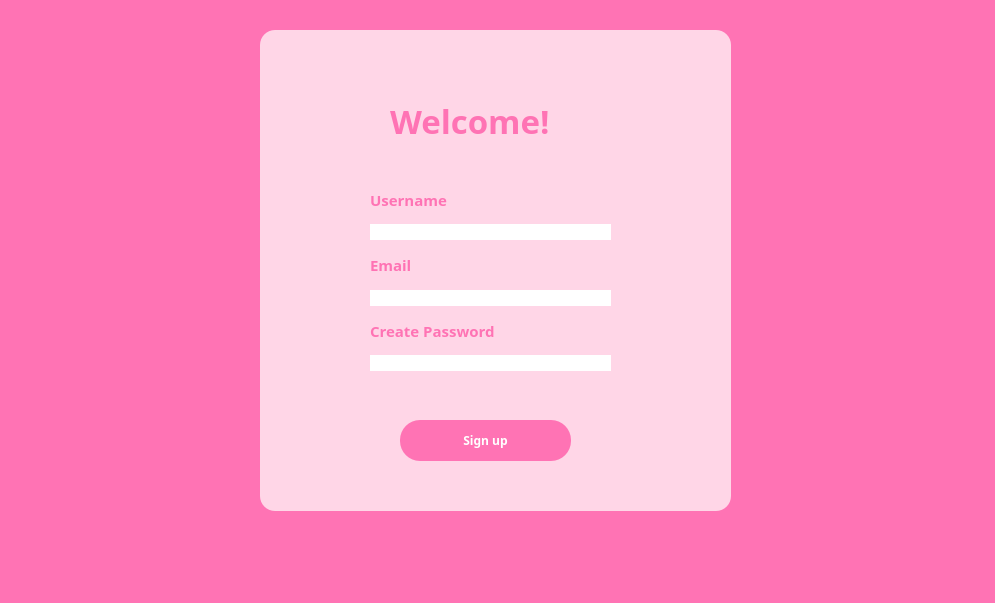
<?xml version="1.0" encoding="UTF-8"?>
<ui version="4.0">
 <class>MainWindow</class>
 <widget class="QMainWindow" name="MainWindow">
  <property name="geometry">
   <rect>
    <x>0</x>
    <y>0</y>
    <width>995</width>
    <height>603</height>
   </rect>
  </property>
  <property name="windowTitle">
   <string>MainWindow</string>
  </property>
  <property name="styleSheet">
   <string notr="true">background-color: #ff73b4; </string>
  </property>
  <widget class="QWidget" name="centralwidget">
   <widget class="QFrame" name="frame">
    <property name="geometry">
     <rect>
      <x>260</x>
      <y>30</y>
      <width>471</width>
      <height>481</height>
     </rect>
    </property>
    <property name="styleSheet">
     <string notr="true">background-color: #ffd6e7;
border-radius: 15px;</string>
    </property>
    <property name="frameShape">
     <enum>QFrame::StyledPanel</enum>
    </property>
    <property name="frameShadow">
     <enum>QFrame::Raised</enum>
    </property>
    <widget class="QLabel" name="label_4">
     <property name="geometry">
      <rect>
       <x>130</x>
       <y>30</y>
       <width>351</width>
       <height>121</height>
      </rect>
     </property>
     <property name="font">
      <font>
       <family>Segoe UI Black</family>
       <pointsize>25</pointsize>
       <weight>75</weight>
       <bold>true</bold>
      </font>
     </property>
     <property name="autoFillBackground">
      <bool>false</bool>
     </property>
     <property name="styleSheet">
      <string notr="true">color: #ff73b4; 
</string>
     </property>
     <property name="text">
      <string>Welcome!</string>
     </property>
    </widget>
    <widget class="QWidget" name="verticalLayoutWidget">
     <property name="geometry">
      <rect>
       <x>100</x>
       <y>140</y>
       <width>261</width>
       <height>211</height>
      </rect>
     </property>
     <layout class="QVBoxLayout" name="verticalLayout">
      <property name="spacing">
       <number>5</number>
      </property>
      <property name="leftMargin">
       <number>10</number>
      </property>
      <property name="topMargin">
       <number>10</number>
      </property>
      <property name="rightMargin">
       <number>10</number>
      </property>
      <property name="bottomMargin">
       <number>10</number>
      </property>
      <item>
       <widget class="QLabel" name="label">
        <property name="palette">
         <palette>
          <active>
           <colorrole role="WindowText">
            <brush brushstyle="SolidPattern">
             <color alpha="255">
              <red>255</red>
              <green>115</green>
              <blue>180</blue>
             </color>
            </brush>
           </colorrole>
           <colorrole role="Button">
            <brush brushstyle="SolidPattern">
             <color alpha="255">
              <red>255</red>
              <green>214</green>
              <blue>231</blue>
             </color>
            </brush>
           </colorrole>
           <colorrole role="Text">
            <brush brushstyle="SolidPattern">
             <color alpha="255">
              <red>255</red>
              <green>115</green>
              <blue>180</blue>
             </color>
            </brush>
           </colorrole>
           <colorrole role="ButtonText">
            <brush brushstyle="SolidPattern">
             <color alpha="255">
              <red>255</red>
              <green>115</green>
              <blue>180</blue>
             </color>
            </brush>
           </colorrole>
           <colorrole role="Base">
            <brush brushstyle="SolidPattern">
             <color alpha="255">
              <red>255</red>
              <green>214</green>
              <blue>231</blue>
             </color>
            </brush>
           </colorrole>
           <colorrole role="Window">
            <brush brushstyle="SolidPattern">
             <color alpha="255">
              <red>255</red>
              <green>214</green>
              <blue>231</blue>
             </color>
            </brush>
           </colorrole>
          </active>
          <inactive>
           <colorrole role="WindowText">
            <brush brushstyle="SolidPattern">
             <color alpha="255">
              <red>255</red>
              <green>115</green>
              <blue>180</blue>
             </color>
            </brush>
           </colorrole>
           <colorrole role="Button">
            <brush brushstyle="SolidPattern">
             <color alpha="255">
              <red>255</red>
              <green>214</green>
              <blue>231</blue>
             </color>
            </brush>
           </colorrole>
           <colorrole role="Text">
            <brush brushstyle="SolidPattern">
             <color alpha="255">
              <red>255</red>
              <green>115</green>
              <blue>180</blue>
             </color>
            </brush>
           </colorrole>
           <colorrole role="ButtonText">
            <brush brushstyle="SolidPattern">
             <color alpha="255">
              <red>255</red>
              <green>115</green>
              <blue>180</blue>
             </color>
            </brush>
           </colorrole>
           <colorrole role="Base">
            <brush brushstyle="SolidPattern">
             <color alpha="255">
              <red>255</red>
              <green>214</green>
              <blue>231</blue>
             </color>
            </brush>
           </colorrole>
           <colorrole role="Window">
            <brush brushstyle="SolidPattern">
             <color alpha="255">
              <red>255</red>
              <green>214</green>
              <blue>231</blue>
             </color>
            </brush>
           </colorrole>
          </inactive>
          <disabled>
           <colorrole role="WindowText">
            <brush brushstyle="SolidPattern">
             <color alpha="255">
              <red>255</red>
              <green>115</green>
              <blue>180</blue>
             </color>
            </brush>
           </colorrole>
           <colorrole role="Button">
            <brush brushstyle="SolidPattern">
             <color alpha="255">
              <red>255</red>
              <green>214</green>
              <blue>231</blue>
             </color>
            </brush>
           </colorrole>
           <colorrole role="Text">
            <brush brushstyle="SolidPattern">
             <color alpha="255">
              <red>255</red>
              <green>115</green>
              <blue>180</blue>
             </color>
            </brush>
           </colorrole>
           <colorrole role="ButtonText">
            <brush brushstyle="SolidPattern">
             <color alpha="255">
              <red>255</red>
              <green>115</green>
              <blue>180</blue>
             </color>
            </brush>
           </colorrole>
           <colorrole role="Base">
            <brush brushstyle="SolidPattern">
             <color alpha="255">
              <red>255</red>
              <green>214</green>
              <blue>231</blue>
             </color>
            </brush>
           </colorrole>
           <colorrole role="Window">
            <brush brushstyle="SolidPattern">
             <color alpha="255">
              <red>255</red>
              <green>214</green>
              <blue>231</blue>
             </color>
            </brush>
           </colorrole>
          </disabled>
         </palette>
        </property>
        <property name="font">
         <font>
          <family>Gill Sans MT</family>
          <pointsize>11</pointsize>
          <weight>75</weight>
          <bold>true</bold>
         </font>
        </property>
        <property name="styleSheet">
         <string notr="true">color: #ff73b4; </string>
        </property>
        <property name="text">
         <string>Username</string>
        </property>
       </widget>
      </item>
      <item>
       <widget class="QLineEdit" name="lineEdit">
        <property name="sizePolicy">
         <sizepolicy hsizetype="Expanding" vsizetype="Fixed">
          <horstretch>0</horstretch>
          <verstretch>0</verstretch>
         </sizepolicy>
        </property>
        <property name="styleSheet">
         <string notr="true">background-color: white;
border-radius: 20px;
</string>
        </property>
       </widget>
      </item>
      <item>
       <widget class="QLabel" name="label_2">
        <property name="font">
         <font>
          <family>Gill Sans MT</family>
          <pointsize>11</pointsize>
          <weight>75</weight>
          <bold>true</bold>
         </font>
        </property>
        <property name="styleSheet">
         <string notr="true">color: #ff73b4; </string>
        </property>
        <property name="text">
         <string>Email</string>
        </property>
       </widget>
      </item>
      <item>
       <widget class="QLineEdit" name="lineEdit_2">
        <property name="styleSheet">
         <string notr="true">background-color: white;
border-radius: 20px;</string>
        </property>
       </widget>
      </item>
      <item>
       <widget class="QLabel" name="label_3">
        <property name="font">
         <font>
          <family>Gill Sans MT</family>
          <pointsize>11</pointsize>
          <weight>75</weight>
          <bold>true</bold>
         </font>
        </property>
        <property name="styleSheet">
         <string notr="true">color: #ff73b4; ;</string>
        </property>
        <property name="text">
         <string>Create Password</string>
        </property>
       </widget>
      </item>
      <item>
       <widget class="QLineEdit" name="lineEdit_3">
        <property name="styleSheet">
         <string notr="true">background-color: white;
border-radius: 20px;</string>
        </property>
       </widget>
      </item>
     </layout>
    </widget>
    <widget class="QPushButton" name="pushButton_2">
     <property name="geometry">
      <rect>
       <x>140</x>
       <y>390</y>
       <width>171</width>
       <height>41</height>
      </rect>
     </property>
     <property name="font">
      <font>
       <family>Segoe UI Black</family>
       <weight>75</weight>
       <bold>true</bold>
      </font>
     </property>
     <property name="styleSheet">
      <string notr="true">background-color: #ff73b4; 
color: white;
border-radius: 20px;</string>
     </property>
     <property name="text">
      <string>Sign up</string>
     </property>
    </widget>
   </widget>
  </widget>
  <widget class="QMenuBar" name="menubar">
   <property name="geometry">
    <rect>
     <x>0</x>
     <y>0</y>
     <width>995</width>
     <height>26</height>
    </rect>
   </property>
  </widget>
  <widget class="QStatusBar" name="statusbar"/>
 </widget>
 <resources/>
 <connections/>
</ui>
